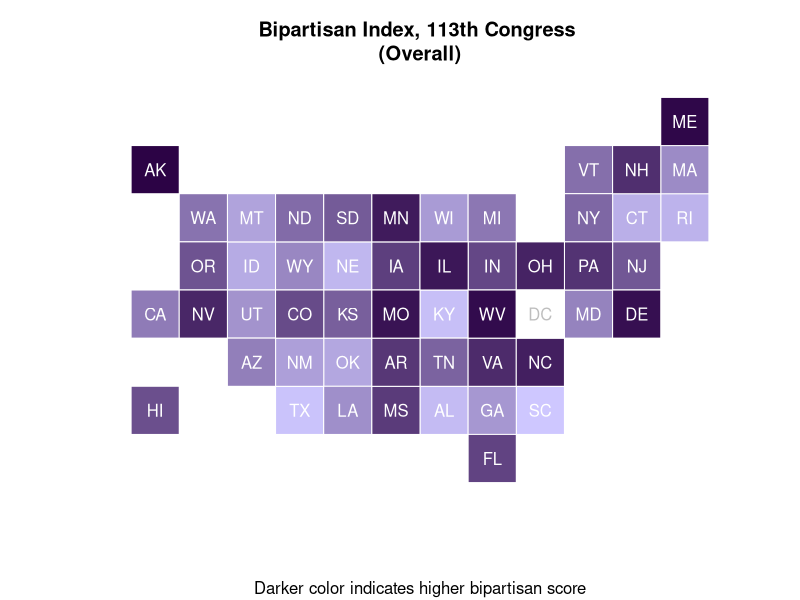
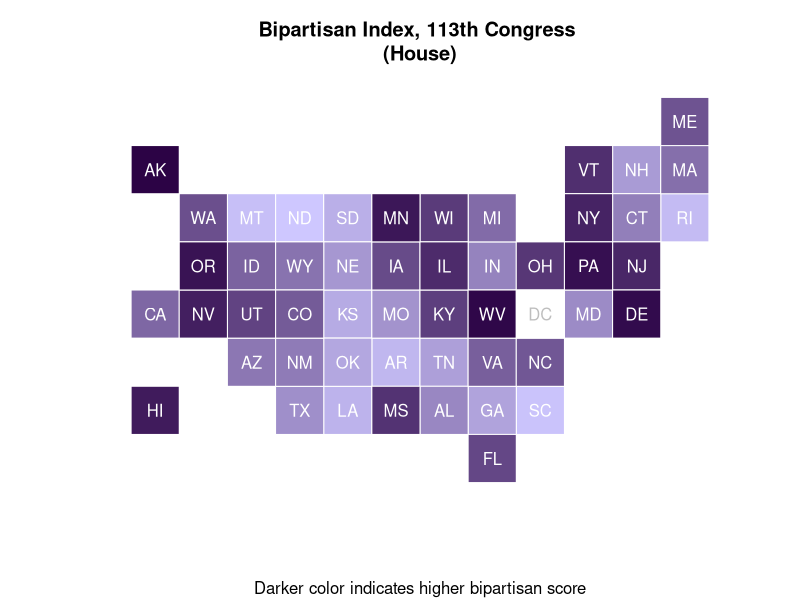
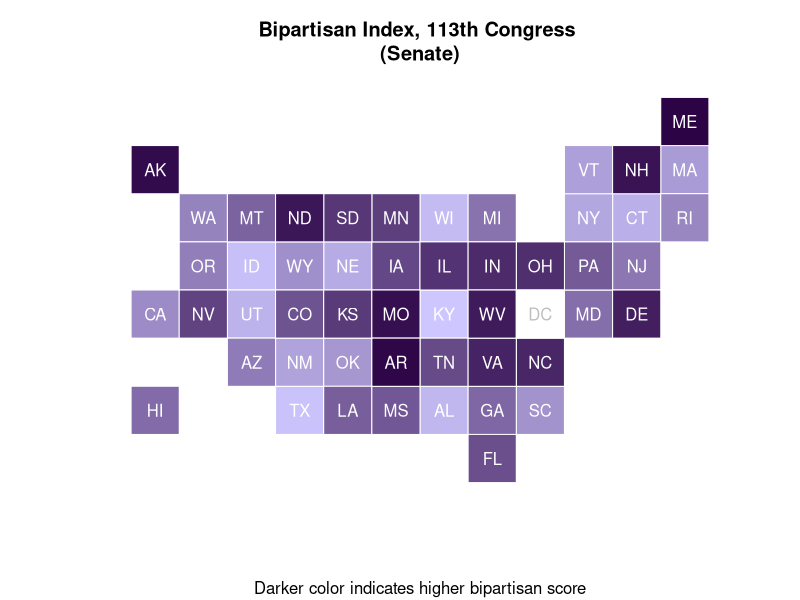

Recreate these plots in R, in order.
# Bipartisan score data visualization
# 03-Gridmap.R
# Author: Huade Huo <hh561@georgetown.edu>
# License: MIT

# Read griddata
griddata <- read.csv("Data/gridmap.csv")
HvSv <- read.csv("Data/HvSv.csv")

# Gradient of n colors
# startColor = "#CEC7FF", endColor = "#290042" -purple

colorPalettefun <- function(startColor = "#CEC7FF", endColor = "#290042", numColor = 51){
  colfunc <- colorRampPalette(c(startColor, endColor))
  colfunc(numColor)
}

# Merge grid data and users' data
SelectSort <- function(df, state_abb, value){
  data <- df[c(state_abb, value)]
  names(data) <- c("abb", "datavalue")
  data <- merge(griddata, data, by = "abb")
  data <- data[order(data$datavalue),]
  return(data)
}

# Main function
gridMap <- function(title, Subtitle){
  # Assign colors
  data_sc$gridColor <- colorPalettefun(numColor = 51)
  
  # Init plot
  plot(c(0, 12), c(0,8), type = "n", bty="n", 
       xaxt='n', yaxt='n', ann=FALSE,asp=1)
  title(main = title, sub = Subtitle)
  
  for (i in 1:nrow(data_sc)){
    if (!is.na(data_sc$datavalue[i])){
      rect(data_sc$xl[i],data_sc$yb[i],data_sc$xr[i],data_sc$yt[i],col=data_sc$gridColor[i], border="white")
      text(0.5*(data_sc$xl[i]+data_sc$xr[i]),
           0.5*(data_sc$yb[i]+data_sc$yt[i]), 
           labels = data_sc$abb[i],
           col = "white")
    }
    else {
      rect(data_sc$xl[i],data_sc$yb[i],data_sc$xr[i],data_sc$yt[i],  border="white")
      text(0.5*(data_sc$xl[i]+data_sc$xr[i]),
           0.5*(data_sc$yb[i]+data_sc$yt[i]), 
           labels = data_sc$abb[i],
           col = "grey")
    }

  }
}

# Overall
data_sc <- SelectSort(HvSv, state_abb = "abb", value = "AvgScore")
gridMap(title = "Bipartisan Index, 113th Congress \n(Overall)", 
        Subtitle = "Darker color indicates higher bipartisan score")

# House
data_sc <- SelectSort(HvSv, state_abb = "abb", value = "Hv")
gridMap(title = "Bipartisan Index, 113th Congress \n(House)", 
        Subtitle = "Darker color indicates higher bipartisan score")

# Senate
data_sc <- SelectSort(HvSv, state_abb = "abb", value = "Sv")
gridMap(title = "Bipartisan Index, 113th Congress \n(Senate)", 
        Subtitle = "Darker color indicates higher bipartisan score")